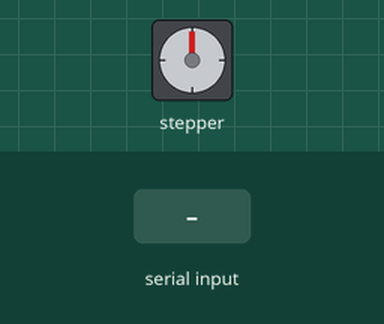
Simulated run of this sketch. Board: Arduino Uno, built with avr-gcc and run on an emulated ATmega328P. On the bench: stepper motor. The test bench sets the inputs (shaded band). Stepper angles assume 2038 steps per turn.

Above: at 1.2 s.
1.3 s: "90,45\n" received over Serial
At 3.5 s:
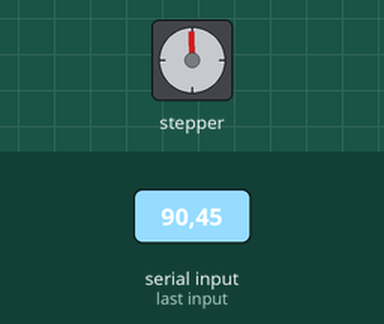
3.8 s: "30,150\n" received over Serial
At 5.7 s:
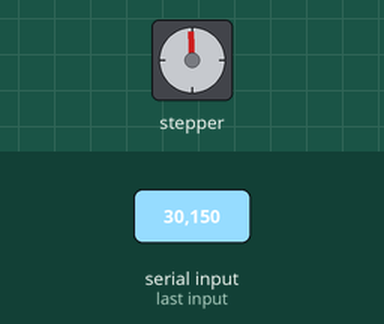
Timing chart, 0 to 7.2 s (numbered marks = the images above; inputs shaded):
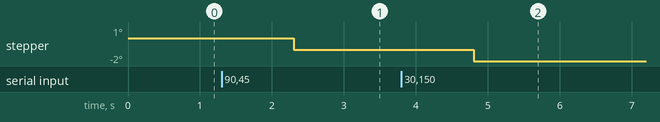

The sketch:

Control_serial.ino
```cpp
#include <Stepper.h>  //Stepper by arduino
#define STEPS 2038

Stepper stepper(STEPS, 8, 10, 9, 11);

void setup() {
  Serial.begin(9600);  // Set the baud rate to match your Python program
  stepper.setSpeed(20);
}

void loop() {
  if (Serial.available() > 0) {
    String input = Serial.readStringUntil('\r');  // Read the string until '\r' is encountered

    // Convert the received string to a float
    float receivedFloat = input.toFloat();

    // Check if the conversion was successful
    if (!isnan(receivedFloat)) {
      // Print the received float value
      if(receivedFloat > 0.6) stepper.step(-3);
      else if(receivedFloat < 0.4) stepper.step(3);
    }
  }

}
```
